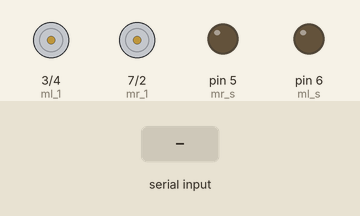
The sketch below on a simulated Arduino Uno, built with avr-gcc and run on an emulated ATmega328P. Parts: motor-driver pin pairs drawn as motors (green arrow = first pin HIGH = forward, orange = second pin HIGH = backward, longer = more drive), output pins drawn as LEDs (lit = HIGH). The test bench sets the inputs (shaded band).

Above: at 1.2 s.
1.3 s: "F" received over Serial
At 1.6 s:
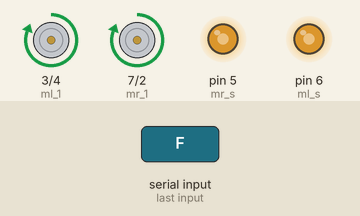
3.3 s: "R" received over Serial
At 3.65 s:
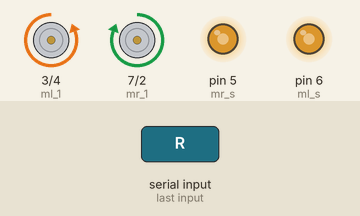
5.3 s: "L" received over Serial
At 5.6 s:
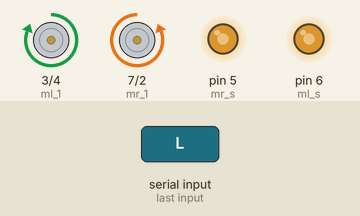
7.2 s: "B" received over Serial
At 8.2 s:
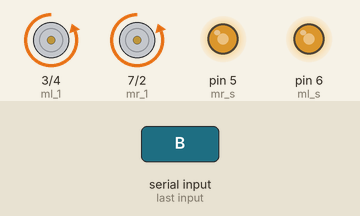
9.1 s: "S" received over Serial
At 10.8 s:
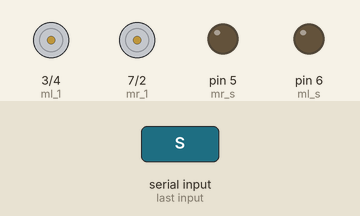
Timing chart, 0 to 11.9 s (numbered marks = the images above; inputs shaded):
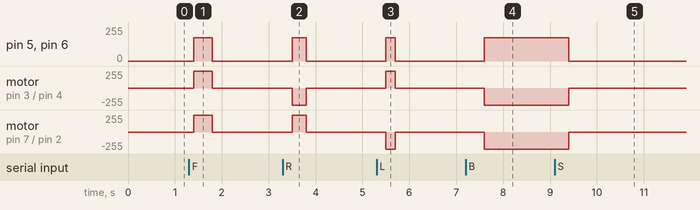

Measured:
- after the input at 1.3 s, pin 5 (mr_s), pin 6 (ml_s): 0/255 → 175/255 after 0.10 s, → 0/255 0.40 s later; motor on pin 3 (ml_1) / pin 4 (ml_2), motor on pin 7 (mr_1) / pin 2 (mr_2): stopped → forward 255/255 after 0.10 s, → stopped 0.40 s later
- after the input at 3.3 s, pin 5 (mr_s), pin 6 (ml_s): 0/255 → 175/255 after 0.20 s, → 0/255 0.30 s later; motor on pin 3 (ml_1) / pin 4 (ml_2): stopped → backward 255/255 after 0.20 s, → stopped 0.30 s later; motor on pin 7 (mr_1) / pin 2 (mr_2): stopped → forward 255/255 after 0.20 s, → stopped 0.30 s later
- after the input at 5.3 s, pin 5 (mr_s), pin 6 (ml_s): 0/255 → 175/255 after 0.20 s, → 0/255 0.20 s later; motor on pin 3 (ml_1) / pin 4 (ml_2): stopped → forward 255/255 after 0.20 s, → stopped 0.20 s later; motor on pin 7 (mr_1) / pin 2 (mr_2): stopped → backward 255/255 after 0.20 s, → stopped 0.20 s later
- after the input at 7.2 s, pin 5 (mr_s), pin 6 (ml_s): 0/255 → 175/255 after 0.40 s; motor on pin 3 (ml_1) / pin 4 (ml_2), motor on pin 7 (mr_1) / pin 2 (mr_2): stopped → backward 255/255 after 0.40 s
- after the input at 9.1 s, pin 5 (mr_s), pin 6 (ml_s): 175/255 → 0/255 after 0.30 s; motor on pin 3 (ml_1) / pin 4 (ml_2), motor on pin 7 (mr_1) / pin 2 (mr_2): backward 255/255 → stopped after 0.30 s

The sketch:

Arduino_Task_-_3.ino
```cpp
#include <SoftwareSerial.h>
#define mr_s 5
#define ml_s 6
#define mr_1 7
#define mr_2 2
#define ml_1 3
#define ml_2 4
char order = 'S';

SoftwareSerial HC05(1,0);

void setup() {
  pinMode(7,OUTPUT);
  pinMode(2,OUTPUT);
  pinMode(3,OUTPUT);
  pinMode(4,OUTPUT);
  pinMode(5,OUTPUT);
  pinMode(6,OUTPUT);
  pinMode(0,INPUT);
  pinMode(1,OUTPUT);
  analogWrite(mr_s,0);
  analogWrite(ml_s,0);
  Serial.begin(9600);
  HC05.begin(9600);
}

void loop() {

  if ( Serial.available() ){
    order = Serial.read();
  if ( order == 'F' )
  {
    analogWrite(mr_s,175);
    analogWrite(ml_s,175);
    digitalWrite(mr_1,HIGH);
    digitalWrite(mr_2,LOW);
    digitalWrite(ml_1,HIGH);
    digitalWrite(ml_2,LOW);

  }
  delay(100);
  if ( order == 'R' )
  {
    analogWrite(mr_s,175);
    analogWrite(ml_s,175);
    digitalWrite(mr_1,HIGH);
    digitalWrite(mr_2,LOW);
    digitalWrite(ml_1,LOW);
    digitalWrite(ml_2,HIGH);

  }
  delay(100);
  if ( order == 'L' )
  {
    analogWrite(mr_s,175);
    analogWrite(ml_s,175);
    digitalWrite(mr_1,LOW);
    digitalWrite(mr_2,HIGH);
    digitalWrite(ml_1,HIGH);
    digitalWrite(ml_2,LOW);
  }
  delay(100);
  if ( order == 'S' )
  {
    analogWrite(mr_s,0);
    analogWrite(ml_s,0);
    digitalWrite(mr_1,LOW);
    digitalWrite(mr_2,LOW);
    digitalWrite(ml_1,LOW);
    digitalWrite(ml_2,LOW);
  }
  delay(100);
  if (order == 'B')
  {
    analogWrite(mr_s,175);
    analogWrite(ml_s,175);
    digitalWrite(mr_1,LOW);
    digitalWrite(mr_2,HIGH);
    digitalWrite(ml_1,LOW);
    digitalWrite(ml_2,HIGH);
  }
  else
  {
    analogWrite(mr_s,0);
    analogWrite(ml_s,0);
    digitalWrite(mr_1,LOW);
    digitalWrite(mr_2,LOW);
    digitalWrite(ml_1,LOW);
    digitalWrite(ml_2,LOW);
  }
}
delay(100);
}
```
